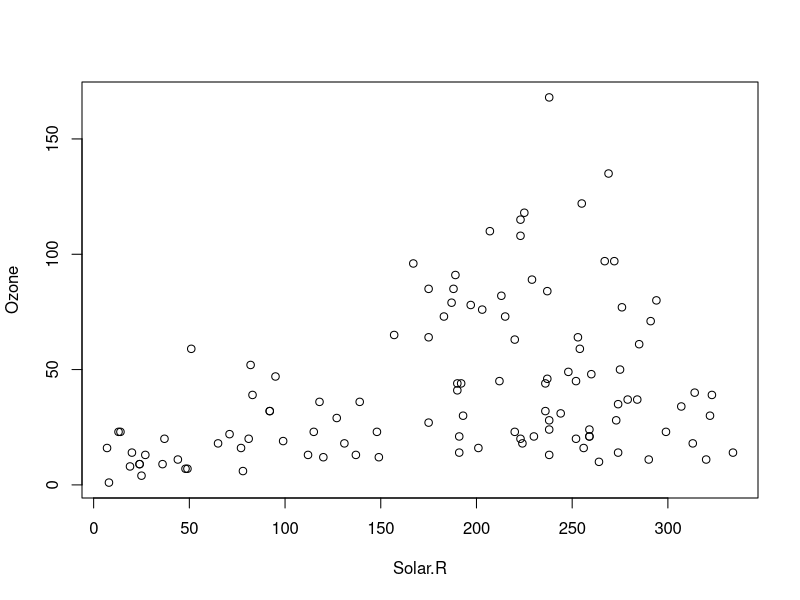
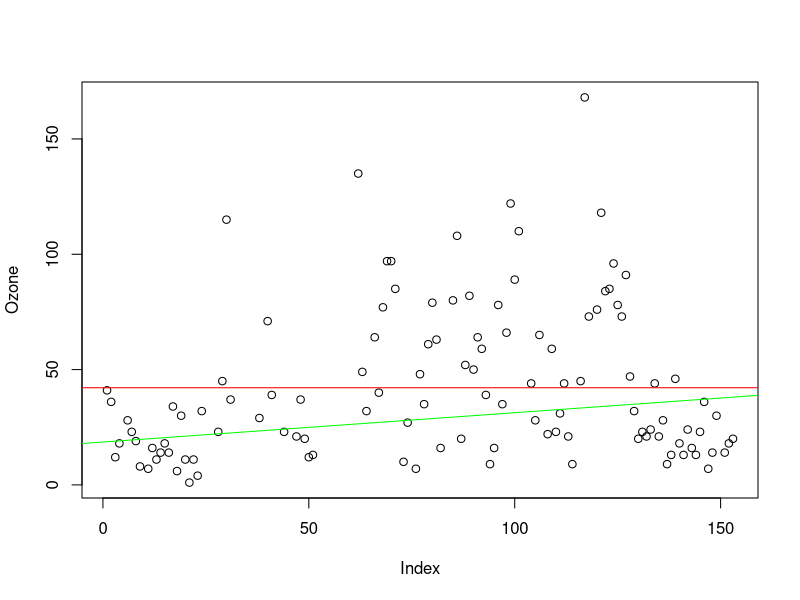
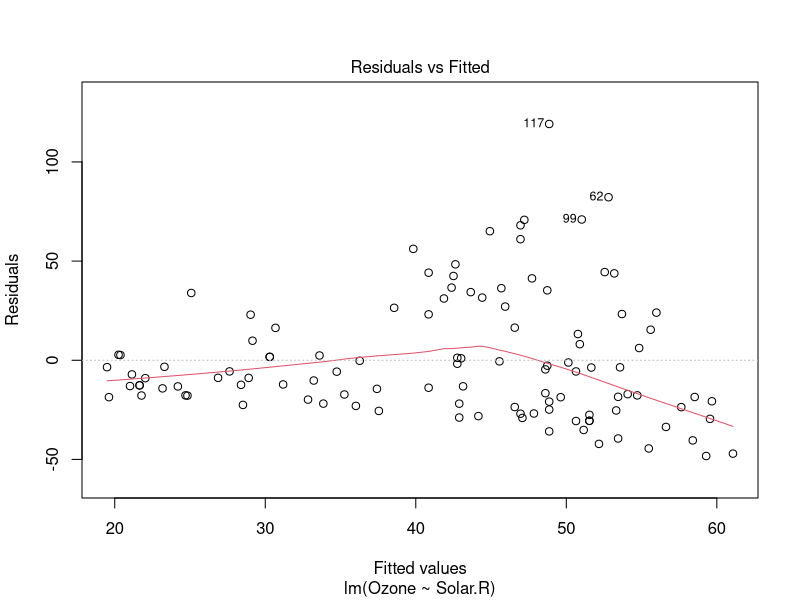
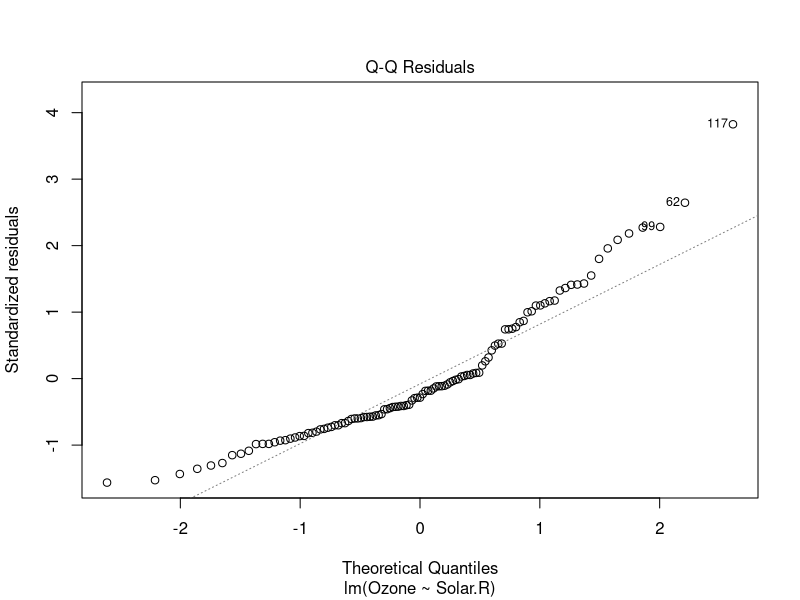
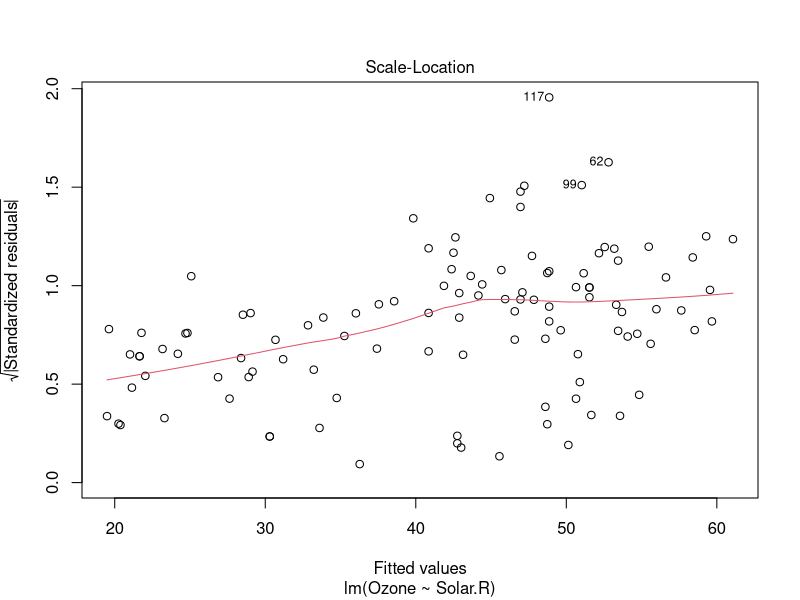
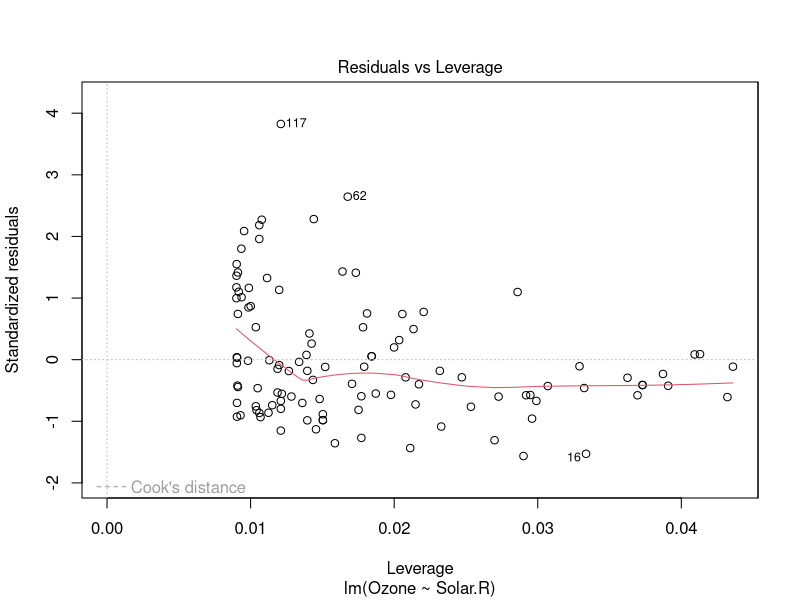

Write the R code that produced these figures, in order.
# date: 31 Oct 2018
# linear regression example


library(tidyverse)
data(airquality)

#show names of the airquality data set
names(airquality)
# [1] "Ozone"   "Solar.R" "Wind"    "Temp"    "Month"   "Day"

# Note: we study the linear relationship between Ozone and Solar.R variables.

attach(airquality)
#plot(airquality$Ozone ~ airquality$Solar.R)
plot(Ozone ~ Solar.R)

#find the mean of the Ozone column
mean(Ozone)
#gives us "NA" because there is missing data. Must remove the missing values.

mean(Ozone, na.rm = T)
plot(Ozone)


meanVal = mean(Ozone, na.rm = T)
abline(h = meanVal, col = "red")

# this gives us the basic line going through the data's spread of points.
# Does this line represent the points? Now we build a linear regression model.


# calculate the regression's line
linModel = lm(Ozone ~ Solar.R)

#show the intercept and coefficients
linModel
# show the summary of points
summary(linModel)

# Shows:
# Call (the command line)
# Intercept (this is the y value for when x = 0)
# Solar.r is the slope variable.
# Statistical significance of the the fit of the model. The p value is the probability of observing a t value larger than the one in the model, showes how confident we are that the y-intercept and that of the slope is different from zero.

#plot the line in green
abline(linModel, col ="Green")



plot(linModel)
# 1) First plop: Residuals vs Fitted (most important)
# residuals: the deviations from the fitted values
# fitted values: ozone concentrations predicted by the model.
# we note that residuals increase with fitted values: our model may not accurately represent the true replationship between Ozone and the Solar.R (points).

#2) Q-Q PLOT: Normal distribution Test. if the points were normally distributed, then they would be found laying on the diagonal line.

